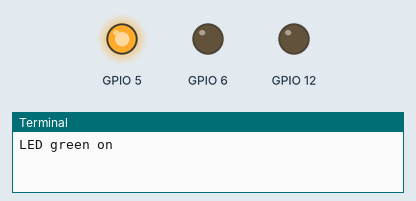
Simulated run of this program. Board: Raspberry Pi (BCM pin numbers). Shown: output pins drawn as LEDs (lit = HIGH), the last lines printed to the terminal.

Above: at 0.5 s.
At 2.5 s:
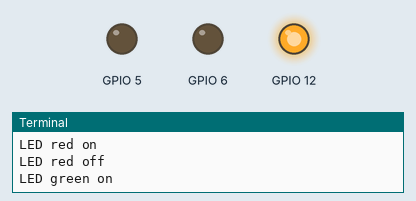
At 4.5 s:
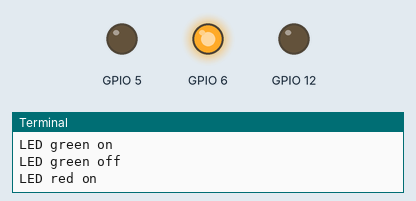
Timing chart, 0 to 6.9 s (numbered marks = the images above):
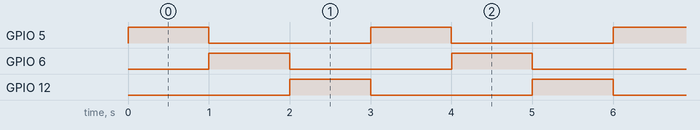

Measured:
- by itself, GPIO 5, GPIO 6, GPIO 12: alternates HIGH for 1.0 s and LOW for 2.0 s
- by itself, everything shown: repeats every 3.0 s, in 3 steps

The program:

led.py
```python
import RPi.GPIO as GPIO
import time

GPIO.setmode(GPIO.BCM)
GPIO.setwarnings(False)
GPIO.setup(5,GPIO.OUT)
GPIO.setup(6,GPIO.OUT)
GPIO.setup(12,GPIO.OUT)

try:
	while True:
		try:
			print("LED green on")
			GPIO.output(5,GPIO.HIGH)
			time.sleep(1)

			print("LED green off")
			GPIO.output(5,GPIO.LOW)

			print("LED red on")
			GPIO.output(6,GPIO.HIGH)
			time.sleep(1)

			print("LED red off")
			GPIO.output(6,GPIO.LOW)

			print("LED green on")
			GPIO.output(12,GPIO.HIGH)
			time.sleep(1)
			print("LED green off")
			GPIO.output(12,GPIO.LOW)
		except RuntimeError as error:
			print(error.args[0])
			time.sleep(2.0)
			continue
except KeyboardInterrupt:
	print("Cleaning up!")
	GPIO.output(5, GPIO.LOW)
	GPIO.output(6, GPIO.LOW)
	GPIO.output(12, GPIO.LOW)
```
